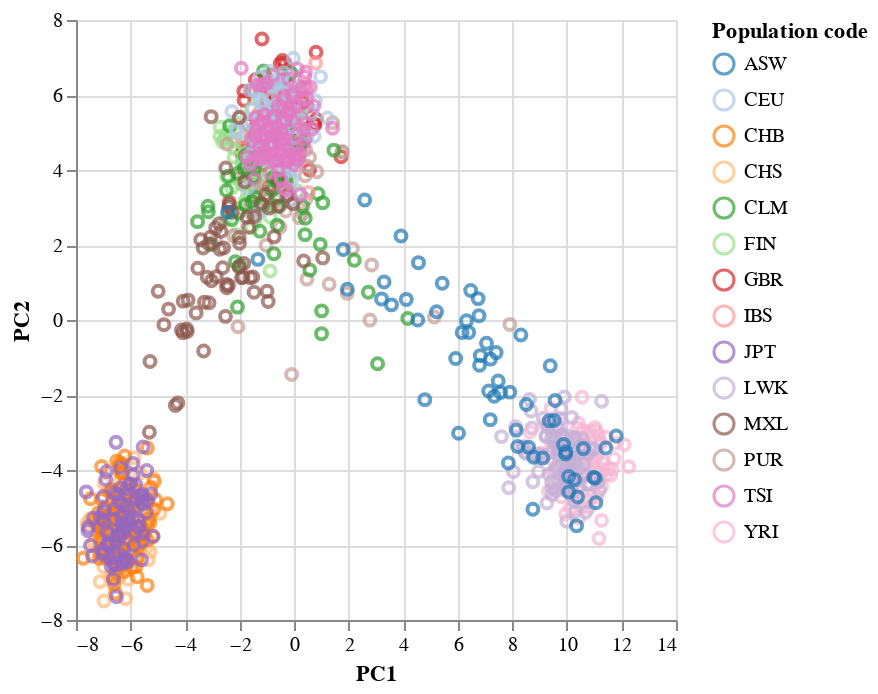

This figure's notebook cell:
### Code cell
alt.Chart(df_plot).mark_point().encode(
    x='PC1',
    y='PC2',
    color=alt.Color('Population code', scale=alt.Scale(scheme='category20'))
)

### Figure 1 — Vega-Lite specification as saved in the notebook (floating-point values rounded to 4 significant figures; data arrays with more than 128 entries replaced by an {"elided": "..."} marker saying what was removed)
{"config": {"view": {"continuousWidth": 300, "continuousHeight": 300}}, "data": {"name": "data-0ab3de52bb3f90aaa0969793d7cbce0c"}, "mark": {"type": "point"}, "encoding": {"color": {"field": "Population code", "scale": {"scheme": "category20"}, "type": "nominal"}, "x": {"field": "PC1", "type": "quantitative"}, "y": {"field": "PC2", "type": "quantitative"}}, "$schema": "https://vega.github.io/schema/vega-lite/v5.8.0.json", "datasets": {"data-0ab3de52bb3f90aaa0969793d7cbce0c": {"elided": "1092 records"}}}
